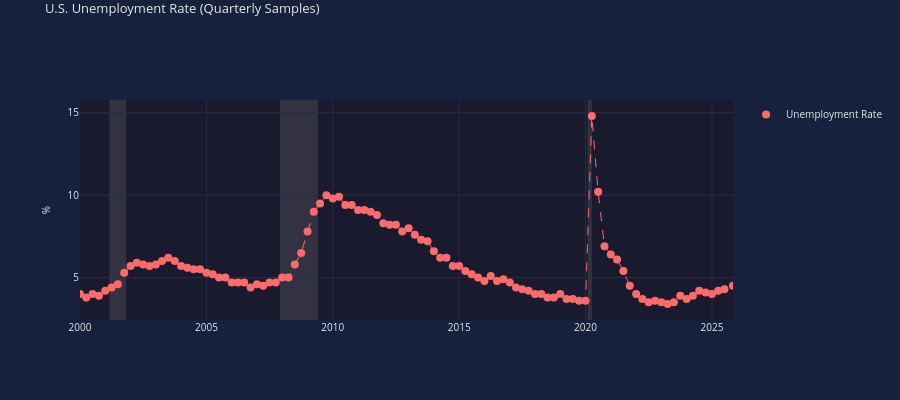

Notebook cell for this chart:
### Markdown cell above
## 6. Scatter Plot with Markers

Sometimes you want to show individual data points rather than lines.

### Code cell
# Scatter plot with quarterly unemployment data points
# Sample to quarterly (every 3rd month)
quarterly_unemp_dates = unemp_dates[::3]
quarterly_unemp_values = unemp_values[::3]

chart = econcharts(num_rows=1, height=400)
chart.add_scatter(
    row=1, 
    x=quarterly_unemp_dates, 
    y=quarterly_unemp_values, 
    name='Unemployment Rate', 
    color='coral',
    marker_size=8
)
chart.add_line(
    row=1,
    x=quarterly_unemp_dates,
    y=quarterly_unemp_values,
    name='Trend',
    color='coral',
    width=1,
    dash='dash',
    showlegend=False
)
chart.set_title('U.S. Unemployment Rate (Quarterly Samples)')
chart.set_yaxis(row=1, title='%')
chart.enable_unified_spikeline()
chart.show()
